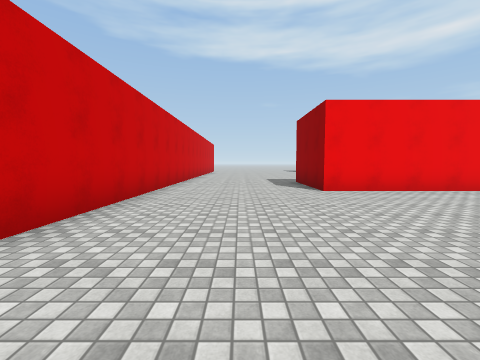
view 1 (above)

24 first-person views from a walk through a Unity game level. The camera is 1.4 m above the floor, tilts 4° down and sees 90° across. The floor is counted in squares, 2 m on a side. Each view is taken from the middle of a square. On the plan, view 1 faces up. The plan holds only what a view shows up to about 9 squares ahead; the rest is blank. The place goes on beyond the plan. Surface patterns are stand-ins for the level's own textures.

view 2
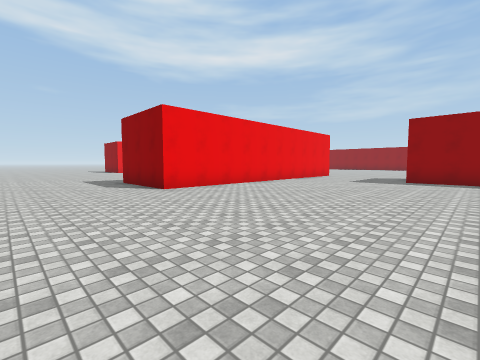

view 3
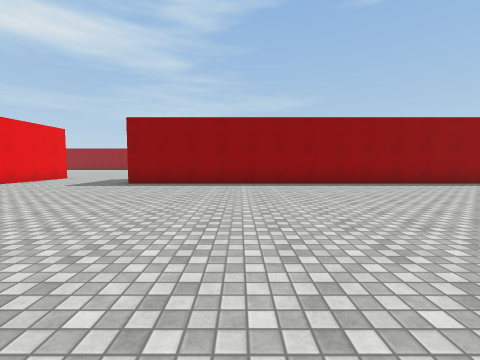

view 4
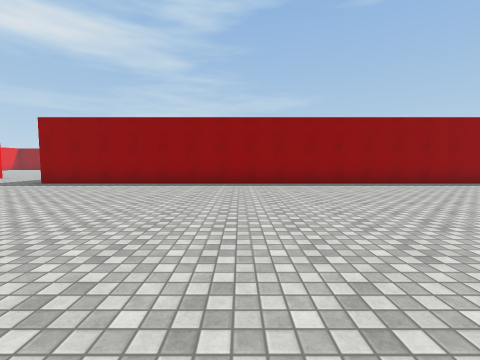

view 5
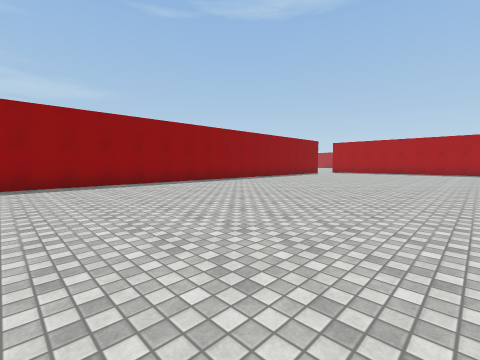

view 6
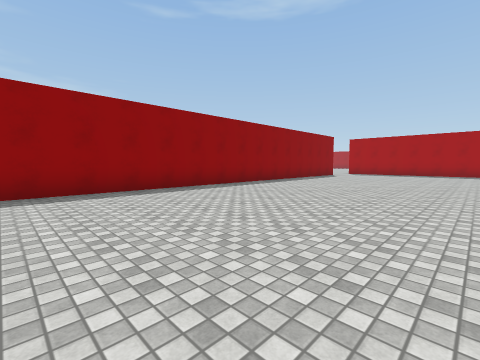

view 7
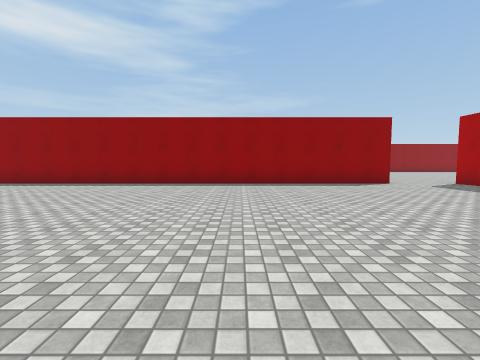

view 8
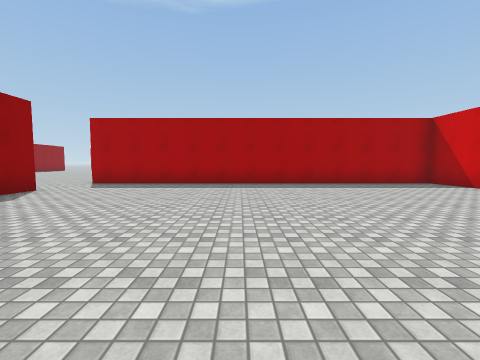

view 9
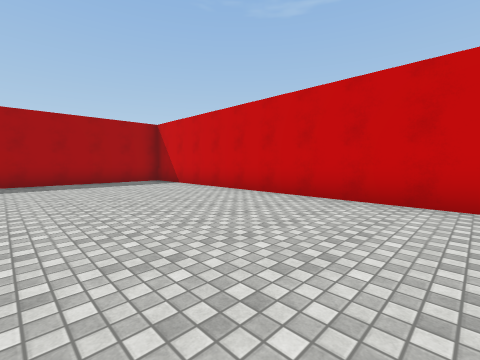

view 10
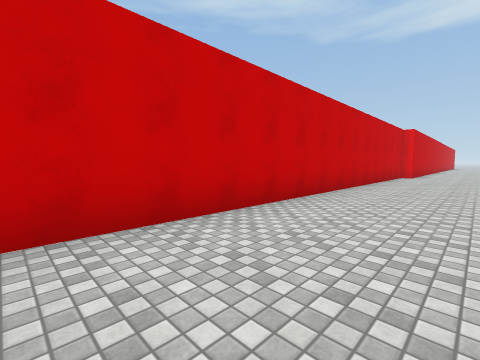

view 11
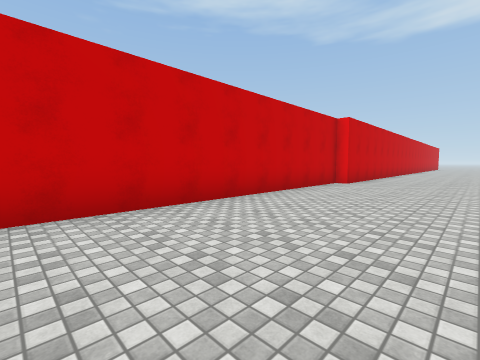

view 12
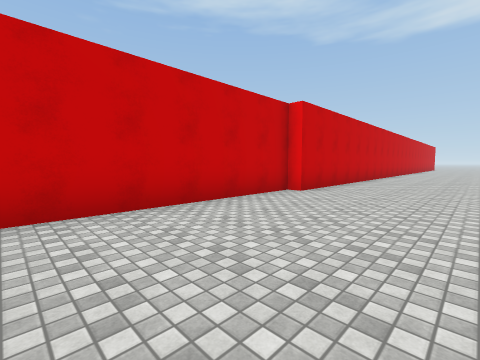

view 13
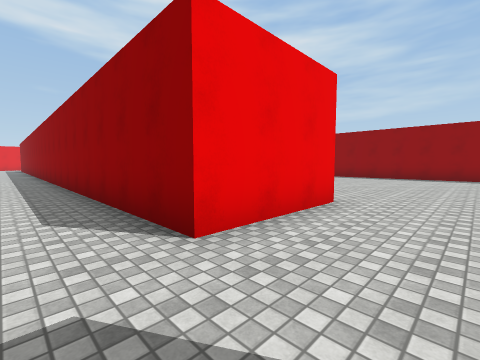

view 14
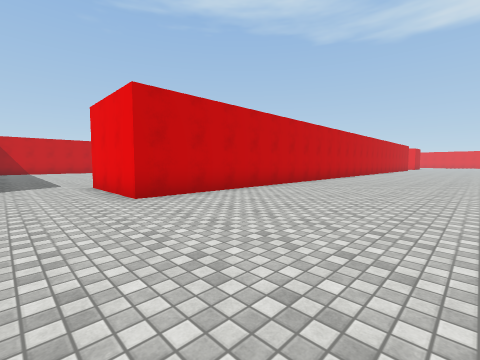

view 15
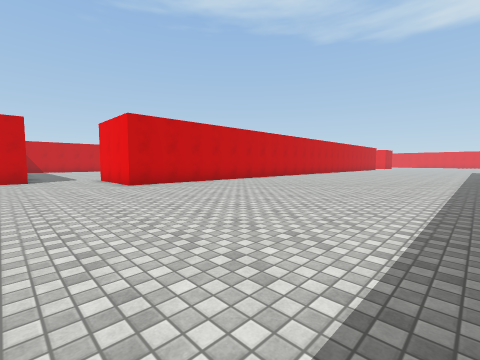

view 16
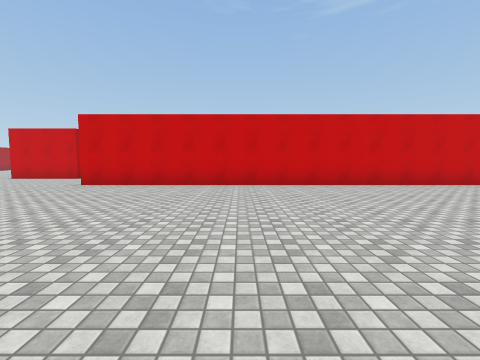

view 17
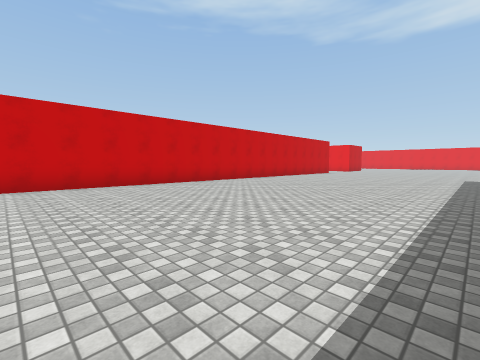

view 18
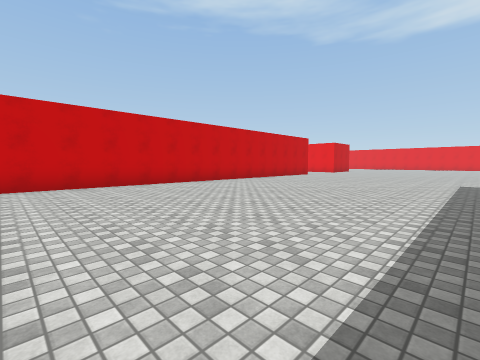

view 19
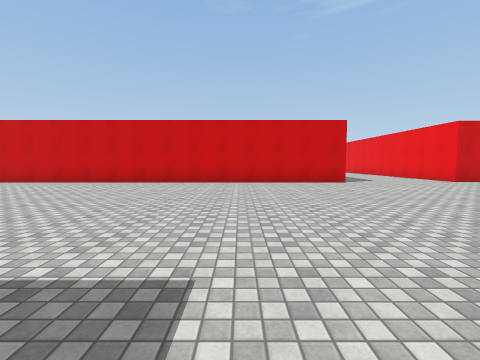

view 20
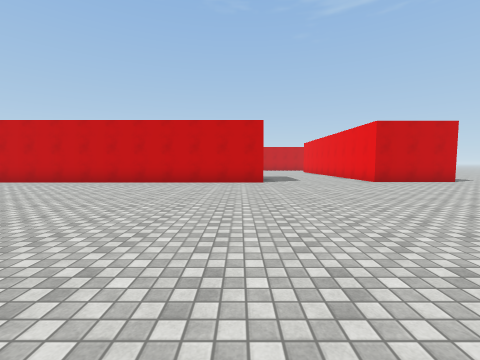

view 21
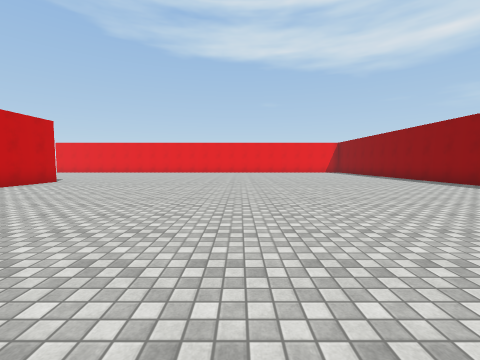

view 22
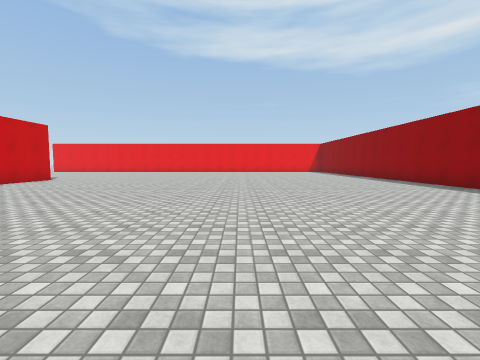

view 23
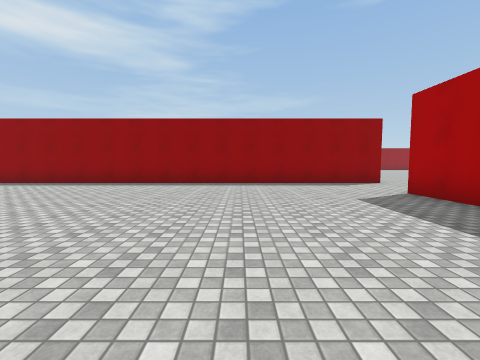

view 24
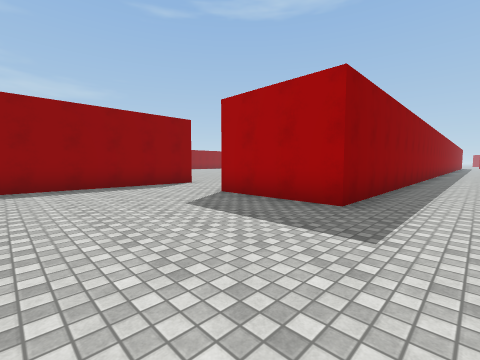

### Floor plan
Points are (right, up) in squares from view 1. A wall is a line through its corners. A room is listed if a view was taken in it or the views show most of it. See-through windows are left out.
Room 1 (views 1, 2, 3, 4, 5, 6, 7, 8, 9, 10, 11, 12, 13)
walls: (-2.2, -0.4) (-2.2, -4.6) (-2.6, -4.6) (-2.6, -25.3) (9.2, -25.3); (6.1, 6) (2.1, 6) (2.1, 9); (10.4, -23.2) (9.2, -23.2) (9.2, 1.9); (10.1, 6) (8.9, 6); (-2.2, 9.1) (-2.2, 2.1)
ways out: opening at (10.5, -24.5) to room 2; opening at (13, 4) to room 2
Room 2 (views 14, 15, 16, 17, 18, 19, 20, 21, 22, 23, 24)
walls: (20.5, -11.2) (20.5, -3.9) (23.6, -3.9); (26.4, -5) (26.4, 9.1); (12.3, 1.9) (12.3, -23.2) (10.4, -23.2); (12.3, 9.1) (12.3, 6); (9.2, -25.3) (9.2, -26.1)
ways out: opening at (10.5, -24.5) to room 1; opening at (13, 4) to room 1

Where each view was taken, in squares from view 1:
view 1: 0 up, 0 right, facing up
view 2: 0 up, 1 left, facing up-right
view 3: 2 down, 1 right, facing right
view 4: 5 down, 1 right, facing right
view 5: 7 down, 1 right, facing down-right
view 6: 9 down, 3 right, facing down-right
view 7: 18 down, 1 right, facing right
view 8: 17 down, 4 right, facing down
view 9: 16 down, 2 right, facing down-left
view 10: 18 down, 0 right, facing up-left
view 11: 13 down, 1 right, facing up-left
view 12: 10 down, 1 right, facing up-left
view 13: 25 down, 8 right, facing up-right
view 14: 25 down, 17 right, facing up-left
view 15: 26 down, 20 right, facing up-left
view 16: 18 down, 20 right, facing left
view 17: 15 down, 20 right, facing up-left
view 18: 12 down, 20 right, facing up-left
view 19: 2 down, 21 right, facing left
view 20: 1 up, 21 right, facing left
view 21: 0 up, 19 right, facing up
view 22: 1 down, 20 right, facing up
view 23: 0 up, 18 right, facing right
view 24: 0 up, 19 right, facing down-right
